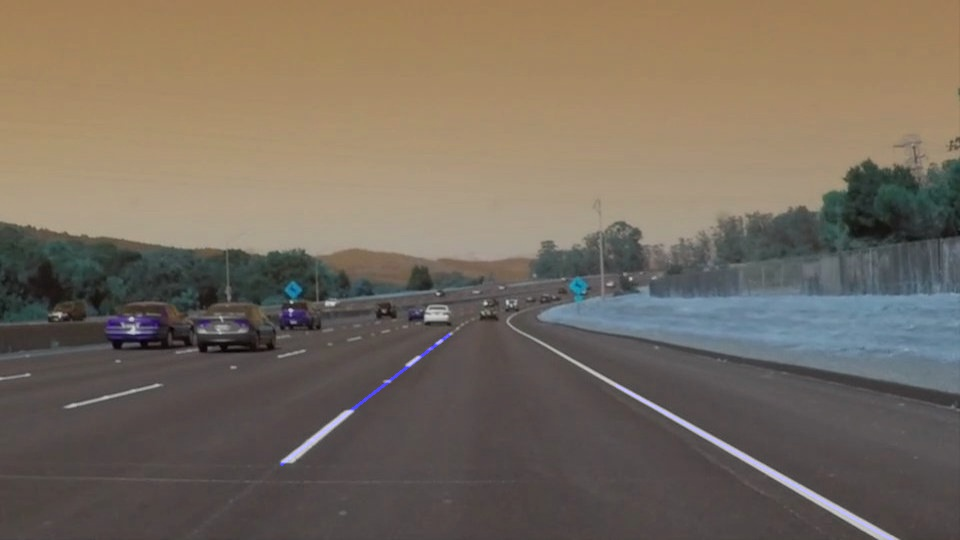
#> input picture test_images/out_solidWhiteCurve.jpg, 960 x 540 px; its folder holds only this picture in this run
$ jupyter execute --allow-errors P1.ipynb   (shell and % lines are left out)
#> lines starting #> are read from the running program, lines starting #| are printed output that depends on the picture; after the words box and inside, x2 and y2 are one past the last pixel; in counts of white or black regions, pixels touching at a corner belong together
# Self-Driving Car Engineer Nanodegree

## Project: **Finding Lane Lines on the Road**
***
In this project, you will use the tools you learned about in the lesson to identify lane lines on the road.  You can develop your pipeline on a series of individual images, and later apply the result to a video stream (really just a series of images). Check out the video clip "raw-lines-example.mp4" (also contained in this repository) to see what the output should look like after using the helper functions below.

Once you have a result that looks roughly like "raw-lines-example.mp4", you'll need to get creative and try to average and/or extrapolate the line segments you've detected to map out the full extent of the lane lines.  You can see an example of the result you're going for in the video "P1_example.mp4".  Ultimately, you would like to draw just one line for the left side of the lane, and one for the right.

In addition to implementing code, there is a brief writeup to complete. The writeup should be completed in a separate file, which can be either a markdown file or a pdf document. There is a [write up template](https://github.com/udacity/CarND-LaneLines-P1/blob/master/writeup_template.md) that can be used to guide the writing process. Completing both the code in the Ipython notebook and the writeup template will cover all of the [rubric points](https://review.udacity.com/#!/rubrics/322/view) for this project.

---
Let's have a look at our first image called 'test_images/solidWhiteRight.jpg'.  Run the 2 cells below (hit Shift-Enter or the "play" button above) to display the image.

**Note: If, at any point, you encounter frozen display windows or other confounding issues, you can always start again with a clean slate by going to the "Kernel" menu above and selecting "Restart & Clear Output".**

---

**The tools you have are color selection, region of interest selection, grayscaling, Gaussian smoothing, Canny Edge Detection and Hough Tranform line detection.  You  are also free to explore and try other techniques that were not presented in the lesson.  Your goal is piece together a pipeline to detect the line segments in the image, then average/extrapolate them and draw them onto the image for display (as below).  Once you have a working pipeline, try it out on the video stream below.**

---

<figure>

 <figcaption>
 <p></p>
 <p style="text-align: center;"> Your output should look something like this (above) after detecting line segments using the helper functions below </p>
 </figcaption>
</figure>
 <p></p>
<figure>

 <figcaption>
 <p></p>
 <p style="text-align: center;"> Your goal is to connect/average/extrapolate line segments to get output like this</p>
 </figcaption>
</figure>

**Run the cell below to import some packages.  If you get an `import error` for a package you've already installed, try changing your kernel (select the Kernel menu above --> Change Kernel).  Still have problems?  Try relaunching Jupyter Notebook from the terminal prompt.  Also, see [this forum post](https://carnd-forums.udacity.com/cq/viewquestion.action?spaceKey=CAR&id=29496372&questionTitle=finding-lanes---import-cv2-fails-even-though-python-in-the-terminal-window-has-no-problem-with-import-cv2) for more troubleshooting tips.**

## Import Packages

[cell 1]
#importing some useful packages
import matplotlib.pyplot as plt
import matplotlib.image as mpimg
import numpy as np
import cv2

## Read in an Image

#> (a cell that did not finish here is left out)

## Ideas for Lane Detection Pipeline

**Some OpenCV functions (beyond those introduced in the lesson) that might be useful for this project are:**

`cv2.inRange()` for color selection
`cv2.fillPoly()` for regions selection
`cv2.line()` to draw lines on an image given endpoints
`cv2.addWeighted()` to coadd / overlay two images
`cv2.cvtColor()` to grayscale or change color
`cv2.imwrite()` to output images to file
`cv2.bitwise_and()` to apply a mask to an image

**Check out the OpenCV documentation to learn about these and discover even more awesome functionality!**

## Helper Functions

Below are some helper functions to help get you started. They should look familiar from the lesson!

[cell 3]
yellow = np.uint8([[[0, 204, 204]]])
#> yellow = [[0, 204, 204]]
hsv_yellow = cv2.cvtColor(yellow,cv2.COLOR_BGR2HSV)
#> hsv_yellow = [[30, 255, 204]]
print (hsv_yellow)
#| [[[ 30 255 204]]]

white = np.uint8([[[255, 255, 255]]])
hsv_white = cv2.cvtColor(white,cv2.COLOR_BGR2HSV)
print (hsv_white)

[cell 4]
import math

def grayscale(img):
    """Applies the Grayscale transform
    This will return an image with only one color channel
    but NOTE: to see the returned image as grayscale
    (assuming your grayscaled image is called 'gray')
    you should call plt.imshow(gray, cmap='gray')"""
    return cv2.cvtColor(img, cv2.COLOR_RGB2GRAY)
    # Or use BGR2GRAY if you read an image with cv2.imread()
    # return cv2.cvtColor(img, cv2.COLOR_BGR2GRAY)

def mask_lanes(img):
    hsv = cv2.cvtColor(img, cv2.COLOR_BGR2HSV)
    lower_yellow = np.array([187, 187, 0])
    upper_yellow = np.array([255, 255, 136])
    lower_white = np.array([204, 204, 204])
    upper_white = np.array([255, 255, 255])
    yellow_mask = cv2.inRange(img, lower_yellow, upper_yellow)
    white_mask = cv2.inRange(img, lower_white, upper_white)
    mask = cv2.add(yellow_mask, white_mask)
    return cv2.bitwise_and(img, img, mask = mask)

def rgb_normalize(img):
    norm=np.zeros_like(img,np.float32)
    norm_rgb=np.zeros_like(img,np.uint8)

    r = img[:,:,0]
    g = img[:,:,1]
    b = img[:,:,2]

    sum = r + g + b

    norm[:,:,0]=b/sum*255.0
    norm[:,:,1]=g/sum*255.0
    norm[:,:,2]=r/sum*255.0

    norm_rgb=cv2.convertScaleAbs(norm)
    return norm_rgb

def canny(img, low_threshold, high_threshold):
    """Applies the Canny transform"""
    return cv2.Canny(img, low_threshold, high_threshold)

def gaussian_blur(img, kernel_size):
    """Applies a Gaussian Noise kernel"""
    return cv2.GaussianBlur(img, (kernel_size, kernel_size), 0)

def region_of_interest(img, vertices):
    """
    Applies an image mask.

    Only keeps the region of the image defined by the polygon
    formed from `vertices`. The rest of the image is set to black.
    """
    #defining a blank mask to start with
    mask = np.zeros_like(img)

    #defining a 3 channel or 1 channel color to fill the mask with depending on the input image
    if len(img.shape) > 2:
        channel_count = img.shape[2]  # i.e. 3 or 4 depending on your image
        ignore_mask_color = (255,) * channel_count
    else:
        ignore_mask_color = 255

    #filling pixels inside the polygon defined by "vertices" with the fill color
    cv2.fillPoly(mask, vertices, ignore_mask_color)

    #returning the image only where mask pixels are nonzero
    masked_image = cv2.bitwise_and(img, mask)
    return masked_image


def draw_lines(img, lines, color=[255, 0, 0], thickness=2, y_values = None):
    """
    NOTE: this is the function you might want to use as a starting point once you want to
    average/extrapolate the line segments you detect to map out the full
    extent of the lane (going from the result shown in raw-lines-example.mp4
    to that shown in P1_example.mp4).

    Think about things like separating line segments by their
    slope ((y2-y1)/(x2-x1)) to decide which segments are part of the left
    line vs. the right line.  Then, you can average the position of each of
    the lines and extrapolate to the top and bottom of the lane.

    This function draws `lines` with `color` and `thickness`.
    Lines are drawn on the image inplace (mutates the image).
    If you want to make the lines semi-transparent, think about combining
    this function with the weighted_img() function below
    """

    if lines == None:
        return

    # [22 lines left out: functions extract_coordinates, extrapolate_line, slope, not called in this run]

    if y_values != None:
        # Segment the left and right lines
        left_lines = []
        right_lines = []
        for line in lines:
            m = slope(line)
            if m == None or abs(m) < 0.333: # This is our threshold for noise.
                continue
            if m > 0:
                left_lines.append(line)
            else:
                right_lines.append(line)

        (min_y, max_y) = y_values
        lines = []
        if len(left_lines) > 0:
            lines.append([extrapolate_line(left_lines, min_y, max_y)])

        if len(right_lines) > 0:
            lines.append([extrapolate_line(right_lines, min_y, max_y)])

    for line in lines:
        for x1,y1,x2,y2 in line:
            cv2.line(img, (x1, y1), (x2, y2), color, thickness)

def hough_lines(img, rho, theta, threshold, min_line_len, max_line_gap, y_values = None):
    """
    `img` should be the output of a Canny transform.

    Returns an image with hough lines drawn.
    """
    lines = cv2.HoughLinesP(img, rho, theta, threshold, np.array([]), minLineLength=min_line_len, maxLineGap=max_line_gap)
    line_img = np.zeros((img.shape[0], img.shape[1], 3), dtype=np.uint8)
    draw_lines(line_img, lines, y_values = y_values)
    return line_img

# Python 3 has support for cool math symbols.

def weighted_img(img, initial_img, α=0.8, β=1., λ=0.):
    """
    `img` is the output of the hough_lines(), An image with lines drawn on it.
    Should be a blank image (all black) with lines drawn on it.

    `initial_img` should be the image before any processing.

    The result image is computed as follows:

    initial_img * α + img * β + λ
    NOTE: initial_img and img must be the same shape!
    """
    return cv2.addWeighted(initial_img, α, img, β, λ)

## Test Images

Build your pipeline to work on the images in the directory "test_images"
**You should make sure your pipeline works well on these images before you try the videos.**

[cell 5]
import os
os.listdir("test_images/")

## Build a Lane Finding Pipeline

Build the pipeline and run your solution on all test_images. Make copies into the test_images directory, and you can use the images in your writeup report.

Try tuning the various parameters, especially the low and high Canny thresholds as well as the Hough lines parameters.

[cell 6]
# TODO: Build your pipeline that will draw lane lines on the test_images
# then save them to the test_images directory.
TEST_IMAGES_DIR = 'test_images/'
OUTPUT_DIR = 'examples/'
test_images = os.listdir(TEST_IMAGES_DIR)
for i in range(len(test_images)):
    if test_images[i] == '.DS_Store':
        continue
    filename = test_images[i][:-4]
    test_image = mpimg.imread(TEST_IMAGES_DIR + test_images[i])
#> test_image is the input picture: shape (540, 960, 3); mean R, G, B 118.4, 107.5, 95
    imshape = test_image.shape
#> imshape = (540, 960, 3)
    max_y = imshape[0]
#> max_y = 540
    min_y = int(imshape[0] * 0.58)
#> min_y = 313
    max_x = imshape[1]
#> max_x = 960
    vertices = np.array([[(50,max_y),(450, min_y), (490, min_y), (max_x - 50,max_y)]], dtype=np.int32)
    lane_mask = mask_lanes(test_image)
#> in mask_lanes, `hsv = cv2.cvtColor(img, cv2.COLOR_BGR2HSV)`: hsv: shape (540, 960, 3); mean H, S, V 97.3, 55.8, 122.2
#> in mask_lanes, `yellow_mask = cv2.inRange(img, lower_yellow, upper_yellow)`: yellow_mask: shape (540, 960); every value is 0
#> in mask_lanes, `white_mask = cv2.inRange(img, lower_white, upper_white)`:
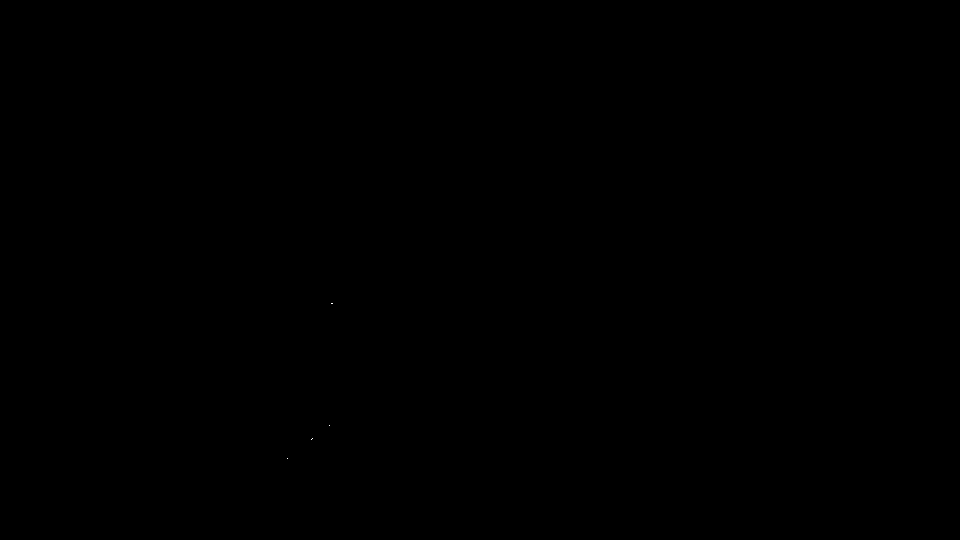
#> white_mask: shape (540, 960); 0% white in thin lines or dots, all inside (x1, y1, x2, y2) = (287, 303, 333, 459)
    #plt.imshow(yellow_mask)
    cv2.imwrite(OUTPUT_DIR + filename + '1_lanemask' + '.jpg', lane_mask)
    normalized = rgb_normalize(lane_mask)
#> in rgb_normalize, `norm[:,:,0]=b/sum*255.0`: norm: shape (540, 960, 3) float32; 33.33% of the values are NaN or infinite; the others: min 0, max 520.2, mean 0.00269
#> in rgb_normalize, `norm[:,:,1]=g/sum*255.0`: norm: shape (540, 960, 3) float32; 66.67% of the values are NaN or infinite; the others: min 0, max 520.2, mean 0.0103
#> in rgb_normalize, `norm[:,:,2]=r/sum*255.0`: norm: shape (540, 960, 3) float32; 100% of the values are NaN or infinite; the others: min 356.3, max 520.2, mean 437.1
    #plt.imshow(normalized)
    cv2.imwrite(OUTPUT_DIR + filename + '2_normalized' + '.jpg', normalized)
    gray = grayscale(normalized)
    cv2.imwrite(OUTPUT_DIR + filename + '3_grayscale' + '.jpg', normalized)
    gaussian = gaussian_blur(gray, 5)
    #plt.imshow(gaussian)
    cv2.imwrite(OUTPUT_DIR + filename + '4_gaussian' + '.jpg', gaussian)
    edges = canny(gaussian, 100, 200)
#> in canny, `return cv2.Canny(img, low_threshold, high_threshold)`: returned value: shape (540, 960); 0% white in thin lines or dots, all inside (x1, y1, x2, y2) = (310, 302, 334, 441)
    cv2.imwrite(OUTPUT_DIR + filename + '5_edges' + '.jpg', edges)
    masked_edges = region_of_interest(edges, vertices)
#> in region_of_interest, `cv2.fillPoly(mask, vertices, ignore_mask_color)`:
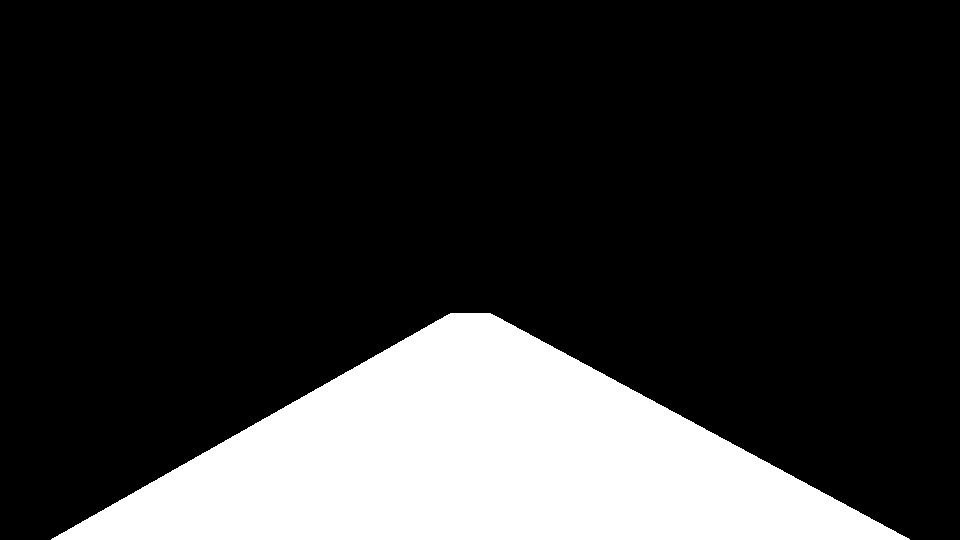
#> mask: shape (540, 960); 19.7% white; 1 white region, box (x1, y1, x2, y2) and area: (51, 313, 910, 540) 102333
#> in region_of_interest, `masked_image = cv2.bitwise_and(img, mask)`: masked_image: shape (540, 960); 0% white in thin lines or dots, all inside (x1, y1, x2, y2) = (310, 437, 314, 441)
    #plt.imshow(masked_edges, cmap='Greys_r')
    cv2.imwrite(OUTPUT_DIR + filename + '6_region' + '.jpg', masked_edges)

    # Define the Hough transform parameters
    # Make a blank the same size as our image to draw on
    rho = 1 # distance resolution in pixels of the Hough grid
    theta = np.pi/180 # angular resolution in radians of the Hough grid
    threshold = 15     # minimum number of votes (intersections in Hough grid cell)
    min_line_length = 20 #minimum number of pixels making up a line
    max_line_gap = 25    # maximum gap in pixels between connectable line segments

    hough_image = hough_lines(masked_edges, rho, theta, threshold, min_line_length,max_line_gap, (int(max_y * 0.6), max_y))
#> in hough_lines, `lines = cv2.HoughLinesP(img, rho, theta, threshold, np.array([]), minL..`: lines = None
#> in hough_lines, `draw_lines(line_img, lines, y_values = y_values)`: line_img: shape (540, 960, 3); every value is 0
    #plt.imshow(hough_image)
    cv2.imwrite(OUTPUT_DIR + filename + '7_hough' + '.jpg', hough_image)
    output = weighted_img(hough_image, test_image)
#> in weighted_img, `return cv2.addWeighted(initial_img, α, img, β, λ)`:
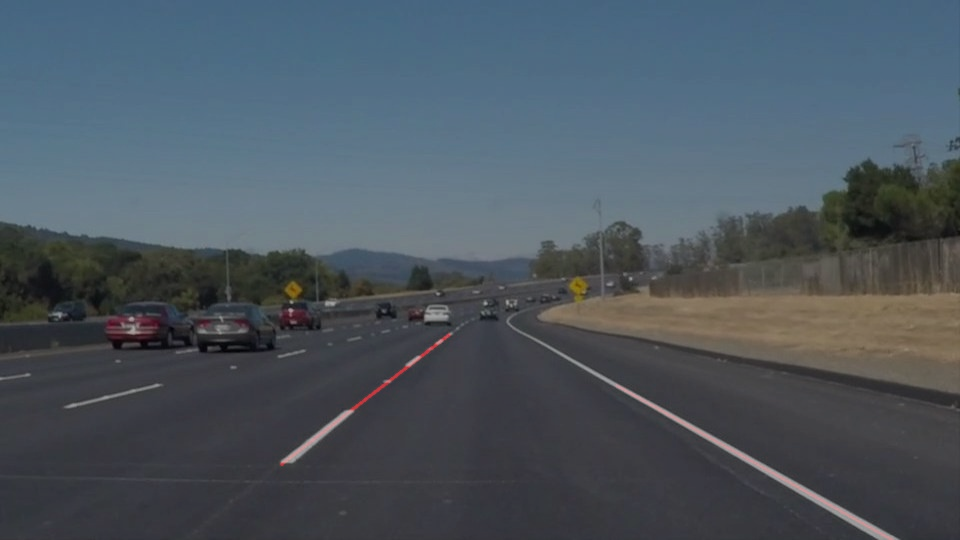
#> returned value: shape (540, 960, 3); mean of channels 0, 1, 2 94.8, 86, 76; drawn as B, G, R
    cv2.imwrite(OUTPUT_DIR + filename + '8_out' + '.jpg', output)

$ run again, on test_images/out_whiteCarLaneSwitch.jpg
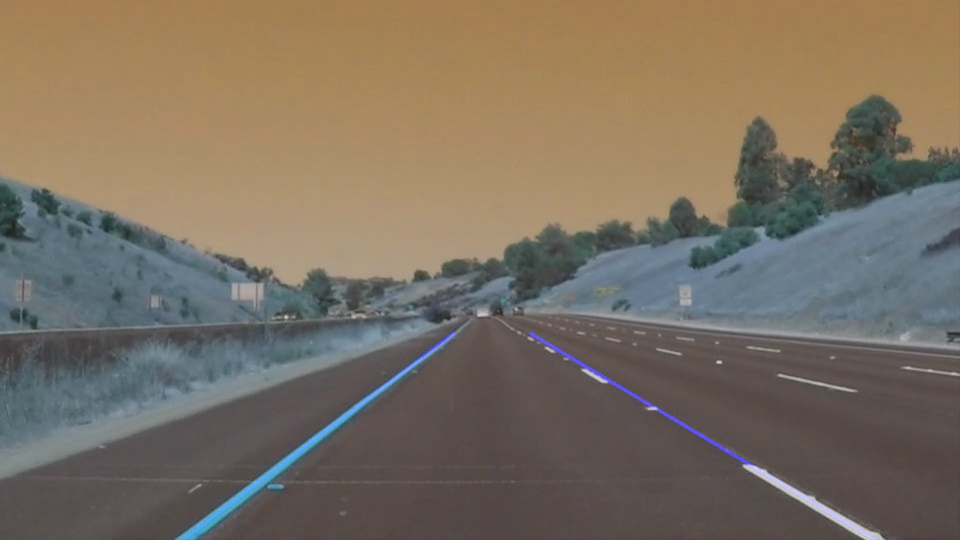
#> input picture test_images/out_whiteCarLaneSwitch.jpg, 960 x 540 px
#> yellow = [[0, 204, 204]]
#> hsv_yellow = [[30, 255, 204]]
#| [[[ 30 255 204]]]
#> test_image is the input picture: shape (540, 960, 3); mean R, G, B 122.3, 111.4, 97.5
#> hsv: shape (540, 960, 3); mean H, S, V 85.7, 66.6, 129
#> yellow_mask: shape (540, 960); every value is 0
#> white_mask: shape (540, 960); 0% white in thin lines or dots, all inside (x1, y1, x2, y2) = (753, 471, 869, 537)
#> mask: shape (540, 960); 19.7% white; 1 white region, box (x1, y1, x2, y2) and area: (51, 313, 910, 540) 102333
#> lines = None
#> line_img: shape (540, 960, 3); every value is 0
#> in weighted_img, `return cv2.addWeighted(initial_img, α, img, β, λ)`:
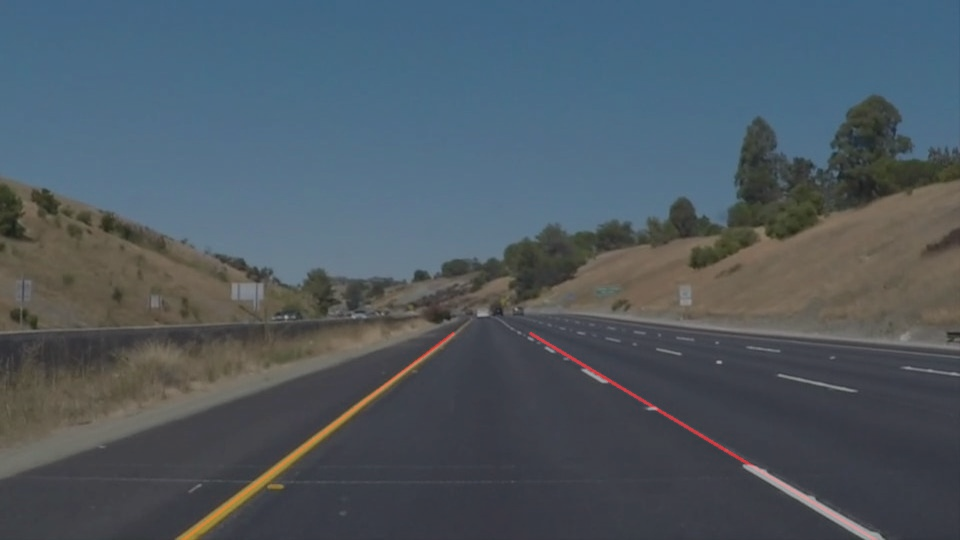
#> returned value: shape (540, 960, 3); mean of channels 0, 1, 2 97.8, 89.2, 78; drawn as B, G, R

$ run again, on test_images/out_solidWhiteRight.jpg
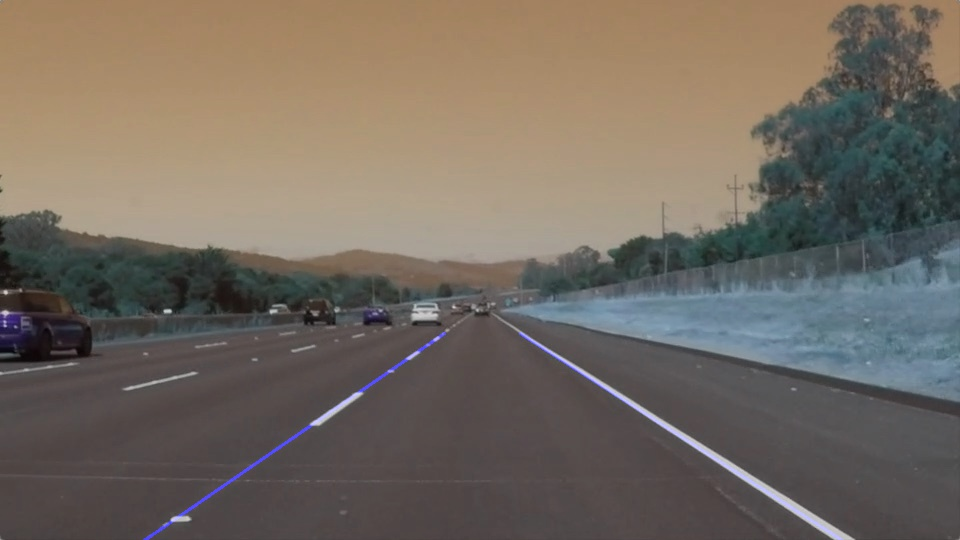
#> input picture test_images/out_solidWhiteRight.jpg, 960 x 540 px
#> yellow = [[0, 204, 204]]
#> hsv_yellow = [[30, 255, 204]]
#| [[[ 30 255 204]]]
#> test_image is the input picture: shape (540, 960, 3); mean R, G, B 114.9, 106, 96.6
#> hsv: shape (540, 960, 3); mean H, S, V 92.7, 53, 119.9
#> yellow_mask: shape (540, 960); every value is 0
#> white_mask: shape (540, 960); 0% white in thin lines or dots, all inside (x1, y1, x2, y2) = (314, 313, 773, 498)
#> mask: shape (540, 960); 19.7% white; 1 white region, box (x1, y1, x2, y2) and area: (51, 313, 910, 540) 102333
#> masked_image: shape (540, 960); 0.01% white in thin lines or dots, all inside (x1, y1, x2, y2) = (313, 420, 708, 455)
#> lines = None
#> line_img: shape (540, 960, 3); every value is 0
#> in weighted_img, `return cv2.addWeighted(initial_img, α, img, β, λ)`:
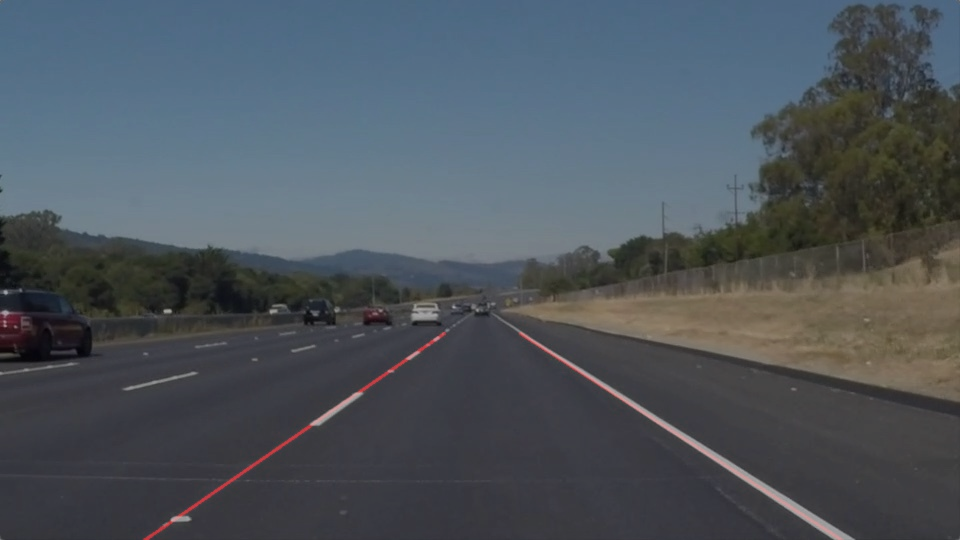
#> returned value: shape (540, 960, 3); mean of channels 0, 1, 2 92, 84.8, 77.3; drawn as B, G, R
